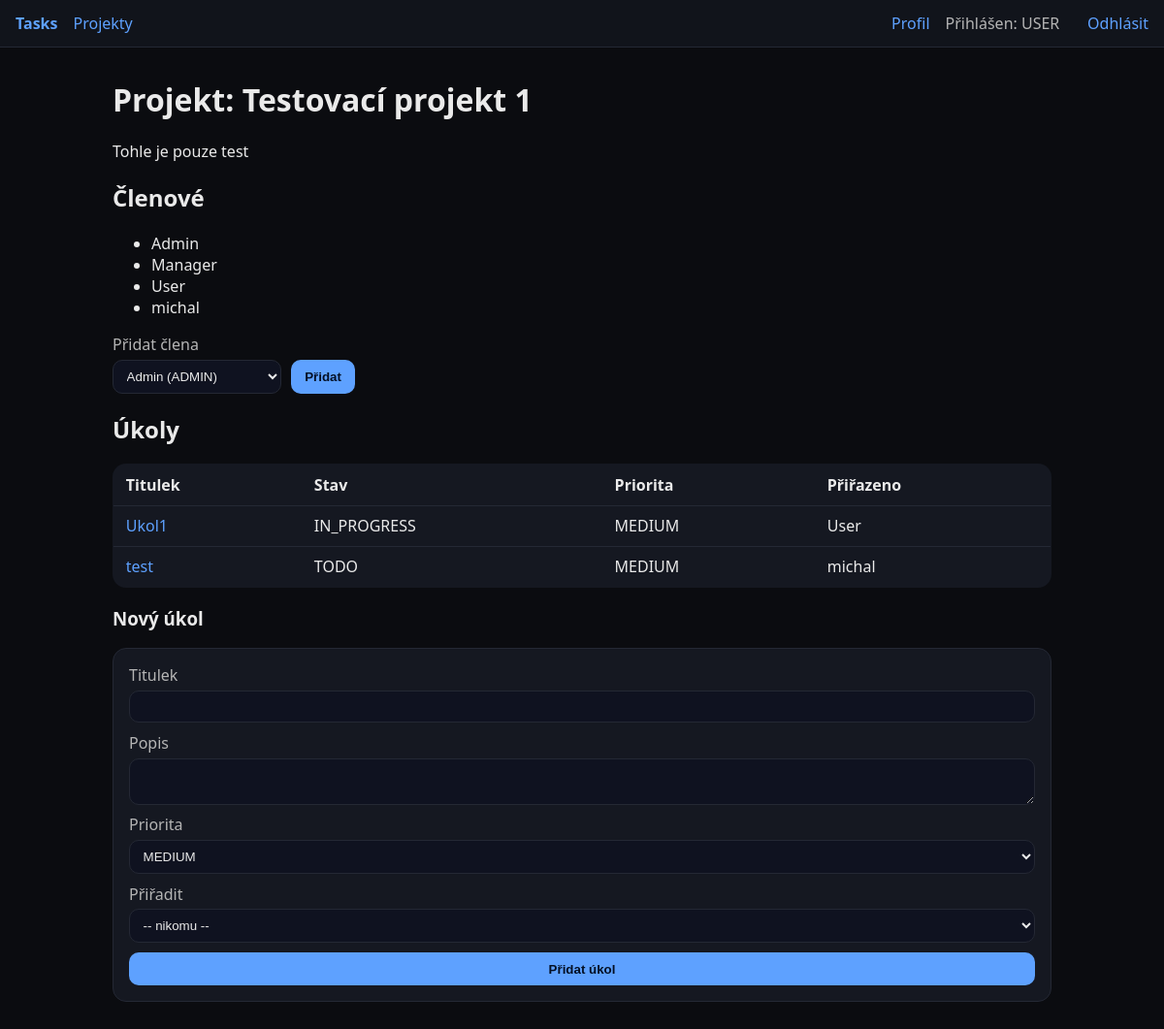
The page /projects/1 (signed in) on the database its author committed.
### app/models.py (models this page shows)
class Project(Base):
    __tablename__ = "projects"
    id: Mapped[int] = mapped_column(Integer, primary_key=True)
    name: Mapped[str] = mapped_column(String, index=True)
    description: Mapped[str] = mapped_column(Text, default="")
    archived: Mapped[bool] = mapped_column(Boolean, default=False)
    owner_id: Mapped[int] = mapped_column(ForeignKey("users.id"))
    created_at: Mapped[datetime] = mapped_column(DateTime, default=func.now())
    owner = relationship("User")
    tasks = relationship("Task", back_populates="project", cascade="all, delete-orphan")
    members = relationship("ProjectMember", back_populates="project", cascade="all, delete-orphan")

class ProjectMember(Base):
    __tablename__ = "project_members"
    project_id: Mapped[int] = mapped_column(ForeignKey("projects.id"), primary_key=True)
    user_id: Mapped[int] = mapped_column(ForeignKey("users.id"), primary_key=True)
    project = relationship("Project", back_populates="members")
    user = relationship("User")
    __table_args__ = (UniqueConstraint("project_id", "user_id", name="uq_project_user"),)

class User(Base):
    __tablename__ = "users"
    id: Mapped[int] = mapped_column(Integer, primary_key=True, index=True)
    email: Mapped[str] = mapped_column(String, unique=True, index=True)
    password_hash: Mapped[str] = mapped_column(String)
    full_name: Mapped[str] = mapped_column(String, default="")
    role: Mapped[str] = mapped_column(String, default="USER")
    created_at: Mapped[datetime] = mapped_column(DateTime, default=func.now())
    tasks = relationship("Task", back_populates="assignee")

class Task(Base):
    __tablename__ = "tasks"
    id: Mapped[int] = mapped_column(Integer, primary_key=True)
    project_id: Mapped[int] = mapped_column(ForeignKey("projects.id"))
    assignee_id: Mapped[Optional[int]] = mapped_column(ForeignKey("users.id"), nullable=True)
    title: Mapped[str] = mapped_column(String)
    description: Mapped[str] = mapped_column(Text, default="")
    priority: Mapped[str] = mapped_column(String, default="MEDIUM")
    status: Mapped[str] = mapped_column(String, default="TODO")
    deadline: Mapped[Optional[date]] = mapped_column(Date, nullable=True)
    created_at: Mapped[datetime] = mapped_column(DateTime, default=func.now())
    updated_at: Mapped[datetime] = mapped_column(DateTime, default=func.now(), onupdate=func.now())
    project = relationship("Project", back_populates="tasks")
    assignee = relationship("User", back_populates="tasks")
    comments = relationship("Comment", back_populates="task", cascade="all, delete-orphan")

### app/routers/projects.py (the view)
@router.get("/{project_id}", response_class=HTMLResponse)
def project_detail(project_id: int, request: Request, db: Session = Depends(get_db), user: User = Depends(current_user)):
    project = db.get(Project, project_id)
    if not project:
        return RedirectResponse(url="/projects", status_code=303)
    q_status = request.query_params.get("status")
    q_priority = request.query_params.get("priority")
    q_assignee = request.query_params.get("assignee_id")
    q_due_before = request.query_params.get("due_before")
    members = db.query(ProjectMember).filter_by(project_id=project_id).all()
    tasks_q = db.query(Task).filter(Task.project_id == project_id)
    if q_status:
        tasks_q = tasks_q.filter(Task.status == q_status)
    if q_priority:
        tasks_q = tasks_q.filter(Task.priority == q_priority)
    if q_assignee:
        tasks_q = tasks_q.filter(Task.assignee_id == int(q_assignee))
    if q_due_before:
        try:
            d = date.fromisoformat(q_due_before)
            tasks_q = tasks_q.filter(Task.deadline != None, Task.deadline <= d)
        except:
            pass
    tasks = tasks_q.all()
    users = db.query(User).all()
    status_counts = db.query(Task.status, func.count(Task.id)).filter(Task.project_id == project_id).group_by(Task.status).all()
    priority_counts = db.query(Task.priority, func.count(Task.id)).filter(Task.project_id == project_id).group_by(Task.priority).all()
    return templates.TemplateResponse(
        "projects/detail.html",
        {
            "request": request,
            "project": project,
            "members": members,
            "tasks": tasks,
            "users": users,
            "status_counts": status_counts,
            "priority_counts": priority_counts,
        },
    )

### templates/projects/detail.html (shortened to what this page needs)
{% extends 'base.html' %}
{% block content %}
<h1>Projekt: {{ project.name }}</h1>
<p>{{ project.description }}</p>
<h2>Členové</h2>
<ul>
  {% for m in members %}
    <li>{{ m.user.full_name or m.user.email }}</li>
  {% endfor %}
</ul>
<form method="post" action="/projects/{{project.id}}/members" class="form inline">
  <label>Přidat člena
    <select name="user_id">
      {% for u in users %}
        <option value="{{u.id}}">{{u.full_name or u.email}} ({{u.role}})</option>
      {% endfor %}
    </select>
  </label>
  <button type="submit">Přidat</button>
</form>
<h2>Úkoly</h2>
<table class="table">
  <thead><tr><th>Titulek</th><th>Stav</th><th>Priorita</th><th>Přiřazeno</th></tr></thead>
  <tbody>
  {% for t in tasks %}
    <tr>
      <td><a href="/tasks/{{t.id}}">{{ t.title }}</a></td>
      <td>{{ t.status }}</td>
      <td>{{ t.priority }}</td>
      <td>{{ t.assignee.full_name if t.assignee else "-" }}</td>
    </tr>
  {% else %}
    <tr><td colspan="4">Žádné úkoly</td></tr>
  {% endfor %}
  </tbody>
</table>
<h3>Nový úkol</h3>
<form method="post" action="/projects/{{project.id}}/tasks" class="form">
  <label>Titulek <input name="title" required></label>
  <label>Popis <textarea name="description"></textarea></label>
  <label>Priorita
    <select name="priority">
      <option>LOW</option><option selected>MEDIUM</option><option>HIGH</option>
    </select>
  </label>
  <label>Přiřadit
    <select name="assignee_id">
      <option value="">-- nikomu --</option>
    </select>
  </label>
  <button type="submit">Přidat úkol</button>
</form>
{% endblock %}

### static/styles.css (style rules this page uses)
:root { --bg:#0b0c10; --card:#151821; --text:#eaeaea; --muted:#b5b5b5; --acc:#5ea1ff; }
* { box-sizing: border-box; }
body { margin:0; font-family: ui-sans-serif, system-ui, -apple-system, Segoe UI, Roboto, Arial; background:var(--bg); color:var(--text); }
a { color: var(--acc); text-decoration: none; }
.table { width:100%; border-collapse: collapse; background: var(--card); border:1px solid #242834; border-radius: 14px; overflow: hidden; }
.table th, .table td { padding:.6rem .8rem; border-bottom:1px solid #242834; text-align:left; }
.btn, button { background: var(--acc); color:#041025; border:0; padding:.6rem .9rem; border-radius:10px; cursor:pointer; font-weight:600; }
.form { display:flex; flex-direction: column; gap:.6rem; background: var(--card); border:1px solid #242834; padding:1rem; border-radius:14px; }
.form.inline { flex-direction: row; align-items: end; gap:.6rem; background: transparent; border: 0; padding: 0; }
label { display:flex; flex-direction: column; gap:.3rem; color: var(--muted); }
input, select, textarea { background:#0f1220; color: var(--text); border:1px solid #242834; border-radius:10px; padding:.5rem .6rem; }

### rows shown on the page
Project: name "Testovací projekt 1", description "Tohle je pouze test"
ProjectMember: user "Admin"
ProjectMember: user "Manager"
ProjectMember: user "User"
ProjectMember: user "michal"
Task: title "Ukol1", status "IN_PROGRESS", priority "MEDIUM", assignee "User"
Task: title "test", status "TODO", priority "MEDIUM", assignee "michal"

### other values the page prints
{{ role or 'USER' }} "USER"
form field user_id "Admin (ADMIN)"
